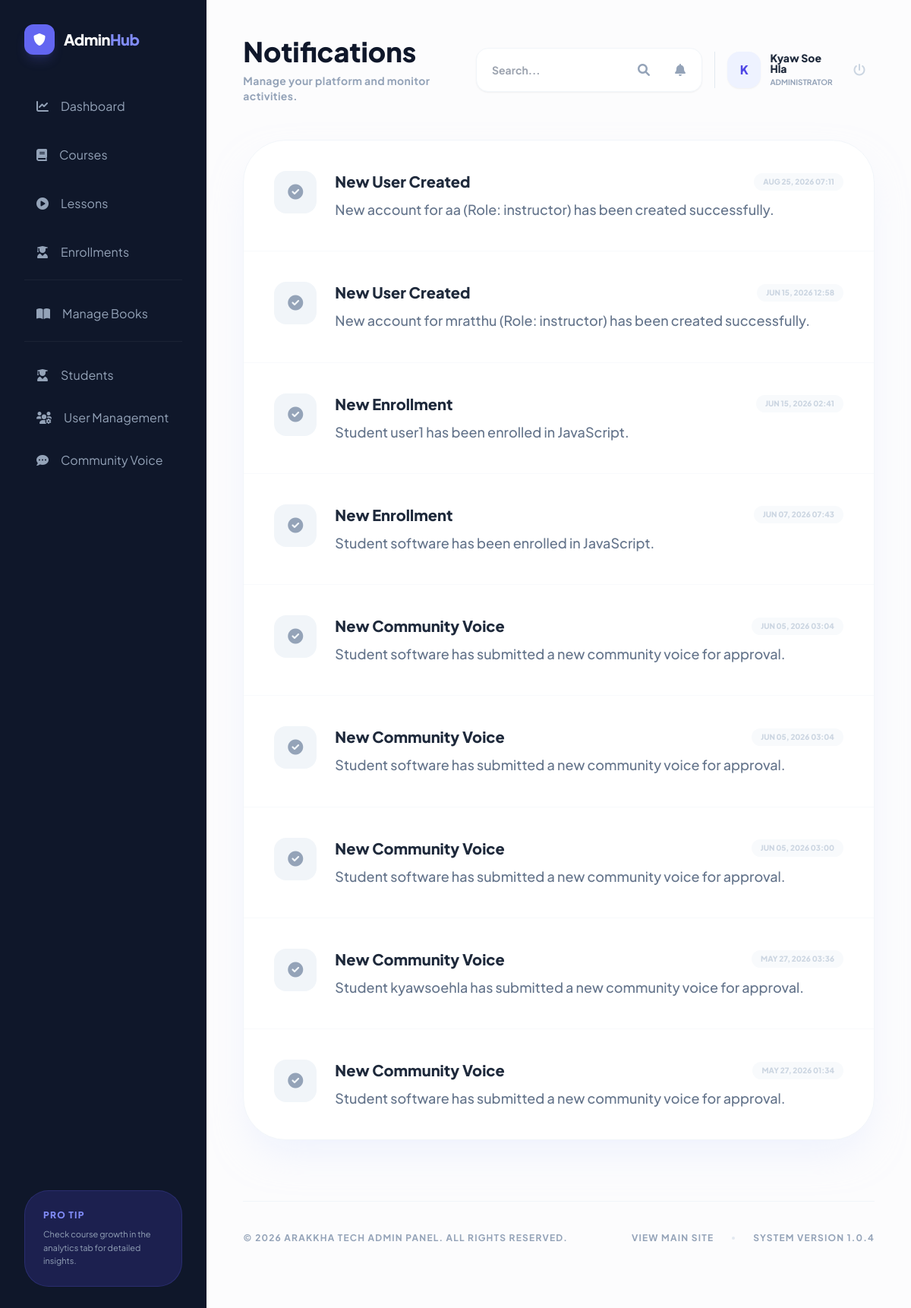
The app's page /notifications/ (signed in) with its own data.
### courses/models.py (models this page shows, shortened)
class Notification(models.Model):
    user = models.ForeignKey(User, on_delete=models.CASCADE, related_name='notifications')
    title = models.CharField(max_length=255)
    message = models.TextField()
    is_read = models.BooleanField(default=False)
    is_admin_notification = models.BooleanField(default=False) # True for Admin Panel, False for Student/Public
    created_at = models.DateTimeField(auto_now_add=True)
    class Meta:
        ordering = ['-created_at']

### courses/views.py (the view)
# urls.py: path('notifications/', views.all_notifications, name='all_notifications'),
@login_required
def all_notifications(request):
    if request.user.is_superuser:
        notifications = Notification.objects.filter(user=request.user, is_admin_notification=True)
    else:
        notifications = Notification.objects.filter(user=request.user, is_admin_notification=False)
    notifications.filter(is_read=False).update(is_read=True)
    return render(request, 'courses/all_notifications.html', {
        'notifications': notifications,
        'title': 'Notifications'
    })

### courses/context_processors.py (called while the page is built)
def user_roles(request):
    if request.user.is_authenticated:
        return {
            'is_admin_user': _is_admin(request.user),
            'is_instructor_user': _is_instructor(request.user),
            'user_role_label': (request.user.profile.role if hasattr(request.user, 'profile') else 'student')
        }
    return {
        'is_admin_user': False,
        'is_instructor_user': False,
        'user_role_label': 'guest'
    }

### courses/helpers.py (called while the page is built)
def is_admin(user):
    if user.is_superuser:
        return True
    if hasattr(user, 'profile'):
        return user.profile.role == 'admin'
    return False

def is_instructor(user):
    if user.is_superuser:
        return True
    if hasattr(user, 'profile'):
        return user.profile.role == 'instructor'
    return False

### courses/templates/courses/all_notifications.html (shortened to what this page needs)
{% extends 'base.html' %}
{% block content %}
<div class="min-h-screen bg-[#fcfcfd] flex flex-col {% if user.is_superuser %}lg:flex-row{% endif %}">
    {% if user.is_superuser %}
        {% include 'courses/admin_sidebar_snippet.html' %}
    {% endif %}
    <main class="flex-grow {% if user.is_superuser %}p-6 lg:p-12{% else %}relative{% endif %}">
        {% if user.is_superuser %}
            {% include 'courses/admin_topbar_snippet.html' with title="Notifications" subtitle="Stay updated with platform activities." %}
        {% endif %}
        <div class="max-w-4xl mx-auto {% if not user.is_superuser %}-mt-24 px-6 pb-20 relative z-10{% endif %}">
            <div class="bg-white rounded-[3.5rem] shadow-2xl shadow-indigo-100/50 border border-slate-100 overflow-hidden" data-aos="fade-up">
                <div class="divide-y divide-slate-50">
                    {% for notification in notifications %}
                    <div class="p-8 md:p-10 flex items-start group hover:bg-slate-50/50 transition-all {% if not notification.is_read %}bg-indigo-50/30{% endif %}">
                        <div class="w-14 h-14 rounded-2xl {% if not notification.is_read %}bg-indigo-600 text-white shadow-xl shadow-indigo-200{% else %}bg-slate-100 text-slate-400{% endif %} flex items-center justify-center text-xl mr-6 flex-shrink-0 transition-all group-hover:scale-110">
                            <i class="fas {% if not notification.is_read %}fa-bell{% else %}fa-check-circle{% endif %}"></i>
                        </div>
                        <div class="flex-grow">
                            <div class="flex flex-col md:flex-row md:items-center justify-between mb-2 gap-2">
                                <h3 class="text-xl font-black text-slate-800 group-hover:text-indigo-600 transition-colors">{{ notification.title }}</h3>
                                <span class="text-[10px] font-black text-slate-300 uppercase bg-slate-50 px-3 py-1 rounded-full">{{ notification.created_at|date:"M d, Y H:i" }}</span>
                            </div>
                            <p class="text-slate-500 font-medium leading-relaxed text-lg">{{ notification.message }}</p>
                        </div>
                    </div>
                    {% endfor %}
                </div>
            </div>
        </div>
        {% if user.is_superuser %}
            {% include 'courses/admin_footer_snippet.html' %}
        {% endif %}
    </main>
</div>
{% endblock %}

### courses/templates/courses/admin_topbar_snippet.html (shortened to what this page needs)
<header class="relative z-[60] flex flex-col md:flex-row md:items-center justify-between mb-12 gap-6" data-aos="fade-down">
    <div>
        <h1 class="text-4xl font-black text-slate-900 mb-2">{% block admin_title %}{{ title|default:"Admin Dashboard" }}{% endblock %}</h1>
        <p class="text-slate-400 font-bold text-sm tracking-wide">{% block admin_subtitle %}Manage your platform and monitor activities.{% endblock %}</p>
    </div>
    <div class="flex items-center space-x-4 relative">
        <div class="bg-white p-2 rounded-2xl shadow-sm border border-slate-100 flex items-center space-x-2 relative z-10">
            <form action="{% url 'admin_search' %}" method="GET" class="flex items-center">
                <input type="text" name="q" placeholder="Search..." class="bg-transparent border-none text-sm font-bold text-slate-600 px-3 py-1 outline-none w-32 md:w-48">
                <button type="submit" class="w-10 h-10 rounded-xl hover:bg-slate-50 text-slate-400 transition-all"><i class="fas fa-search"></i></button>
            </form>
            <div class="relative group/notifications">
                <button class="w-10 h-10 rounded-xl hover:bg-slate-50 text-slate-400 transition-all relative">
                    <i class="fas fa-bell"></i>
                </button>
            </div>
        </div>
        <div class="flex items-center space-x-3 pl-4 border-l border-slate-200">
            <div class="w-12 h-12 rounded-2xl bg-indigo-50 flex items-center justify-center text-indigo-600 font-black shadow-sm">
                {{ user.username|slice:":1"|upper }}
            </div>
            <div class="hidden md:block">
                <p class="text-sm font-black text-slate-800 leading-none mb-1">
                    {% if user.get_full_name %}
                        {{ user.get_full_name }}
                    {% else %}
                        {{ user.username }}
                    {% endif %}
                </p>
                <p class="text-[10px] font-bold text-slate-400 uppercase">
                    {% if is_admin_user %}Administrator{% elif is_instructor_user %}Instructor{% else %}User{% endif %}
                </p>
            </div>
            <form action="{% url 'logout' %}" method="post" class="ml-2">
                <button type="submit" class="w-10 h-10 rounded-xl hover:bg-rose-50 text-slate-300 hover:text-rose-500 transition-all">
                    <i class="fas fa-power-off"></i>
                </button>
            </form>
        </div>
    </div>
</header>

### templates/base.html (style rules this page uses)
:root { --primary: #6366f1; --primary-dark: #4f46e5; --secondary: #a855f7; --accent: #f43f5e; --bg-slate: #f8fafc; }
body { font-family: 'Plus Jakarta Sans', 'Pyidaungsu', sans-serif; scroll-behavior: smooth; }

### records on screen
Notification: title "New User Created", created_at "AUG 25, 2026 07:11", message "New account for aa (Role: instructor) has been created successfully."
Notification: title "New User Created", created_at "JUN 15, 2026 12:58", message "New account for mratthu (Role: instructor) has been created successfully."
Notification: title "New Enrollment", created_at "JUN 15, 2026 02:41", message "Student user1 has been enrolled in JavaScript."
Notification: title "New Enrollment", created_at "JUN 07, 2026 07:43", message "Student software has been enrolled in JavaScript."
Notification: title "New Community Voice", created_at "JUN 05, 2026 03:04", message "Student software has submitted a new community voice for approval."
Notification: title "New Community Voice", created_at "JUN 05, 2026 03:04", message "Student software has submitted a new community voice for approval."
Notification: title "New Community Voice", created_at "JUN 05, 2026 03:00", message "Student software has submitted a new community voice for approval."
Notification: title "New Community Voice", created_at "MAY 27, 2026 03:36", message "Student kyawsoehla has submitted a new community voice for approval."
Notification: title "New Community Voice", created_at "MAY 27, 2026 01:34", message "Student software has submitted a new community voice for approval."

### other values on screen
{{ title|default:"Admin Dashboard" }} "Notifications"
{{ user.username|slice:":1"|upper }} "K"
{{ user.get_full_name }} "Kyaw Soe Hla"
